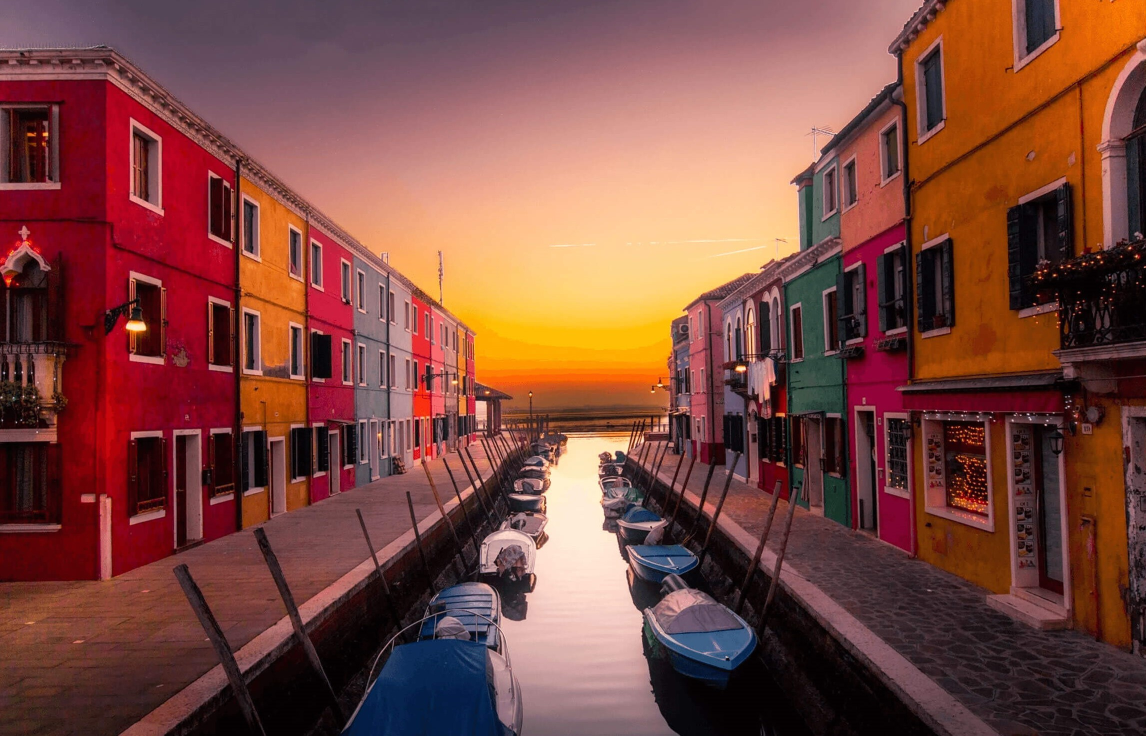
#> input picture labcycle 1 complete/color.jpg, 2291 x 1471 px, found by its file name (shown at 1/2 size)
$ jupyter execute labcycle1.ipynb
#> lines starting #> are read from the running program, lines starting #| are printed output that depends on the picture; after the words box and inside, x2 and y2 are one past the last pixel; in counts of white or black regions, pixels touching at a corner belong together
[cell 1]
# Q1  import the open cv model load display save image and get image dimensions
import cv2

# Load the image
image = cv2.imread(r'C:\Users\2002a\Downloads\color.jpg')
#> image is the input picture: shape (1471, 2291, 3); mean B, G, R 63.6, 72.6, 124

# Check if image is loaded successfully
if image is None:
    print("Error: Unable to load image.")
else:
    print("heyy successfully loaded the image.")
    # Get image dimensions
    height, width, channels = image.shape
    print("Image dimensions (Height x Width x Channels):", height, "x", width, "x", channels)
#| Image dimensions (Height x Width x Channels): 1471 x 2291 x 3

    # Resize image for display
    display_width = 400
    display_height = 300
    resized_image = cv2.resize(image, (display_width, display_height))
    print("image saved at the root directory")
    cv2.imwrite('example_resized.jpg', resized_image)
    # Display the image
    cv2.imshow('Image', resized_image)

    # Save the image


    # Wait for any key to be pressed to close the window
    cv2.waitKey(0)
    cv2.destroyAllWindows()

[cell 2]
# Q2 Convert a color image to grayscale See the change in dimensions between gray scale and color images.
import cv2
import numpy as np

# Load the color image
color_image = cv2.imread(r'C:\Users\2002a\Downloads\color.jpg')

# Check if image is loaded successfully
if color_image is None:
    print("Error: Unable to load image.")
else:
    # Convert color image to grayscale
    gray_image = cv2.cvtColor(color_image, cv2.COLOR_BGR2GRAY)

    # Resize images for display
    display_width = 400
    display_height = 300
    color_resized = cv2.resize(color_image, (display_width, display_height))
    gray_resized = cv2.resize(gray_image, (display_width, display_height))

    # Create windows to display images
    cv2.namedWindow('Color Image', cv2.WINDOW_NORMAL)
    cv2.resizeWindow('Color Image', display_width, display_height)
    cv2.namedWindow('Grayscale Image', cv2.WINDOW_NORMAL)
    cv2.resizeWindow('Grayscale Image', display_width, display_height)

    # Display the images
    cv2.imshow('Color Image', color_resized)
    cv2.imshow('Grayscale Image', gray_resized)

    # Print image dimensions
    color_height, color_width, color_channels = color_image.shape
    gray_height, gray_width = gray_image.shape
    print("Color Image Dimensions (Height x Width x Channels):", color_height, "x", color_width, "x", color_channels)
#| Color Image Dimensions (Height x Width x Channels): 1471 x 2291 x 3
    print("Grayscale Image Dimensions (Height x Width):", gray_height, "x", gray_width)
#| Grayscale Image Dimensions (Height x Width): 1471 x 2291

    # Wait for any key to be pressed to close the windows
    cv2.waitKey(0)
    cv2.destroyAllWindows()

[cell 3]
# Q3 View the individual channels of an RGB image.
import cv2
import numpy as np

# Load the color image
color_image = cv2.imread(r'C:\Users\2002a\Downloads\color.jpg')

# Check if image is loaded successfully
if color_image is None:
    print("Error: Unable to load image.")
else:
    # Split the image into its RGB channels
    blue_channel, green_channel, red_channel = cv2.split(color_image)

    # Create blank channel
    blank_channel = np.zeros_like(blue_channel)

    # Merge channels to create images representing each color channel
    blue_image = cv2.merge([blue_channel, blank_channel, blank_channel])
    green_image = cv2.merge([blank_channel, green_channel, blank_channel])
    red_image = cv2.merge([blank_channel, blank_channel, red_channel])

    # Create windows to display images
    cv2.namedWindow('Color Image', cv2.WINDOW_NORMAL)
    cv2.namedWindow('Blue Channel', cv2.WINDOW_NORMAL)
    cv2.namedWindow('Green Channel', cv2.WINDOW_NORMAL)
    cv2.namedWindow('Red Channel', cv2.WINDOW_NORMAL)

    # Resize windows for better display
    display_width = 400
    display_height = 400
    cv2.resizeWindow('Color Image', display_width, display_height)
    cv2.resizeWindow('Blue Channel', display_width, display_height)
    cv2.resizeWindow('Green Channel', display_width, display_height)
    cv2.resizeWindow('Red Channel', display_width, display_height)

    # Display the images
    cv2.imshow('Color Image', color_image)
    cv2.imshow('Blue Channel', blue_image)
    cv2.imshow('Green Channel', green_image)
    cv2.imshow('Red Channel', red_image)


    # Wait for any key to be pressed to close the windows
    cv2.waitKey(0)
    cv2.destroyAllWindows()

[cell 4]
#Q4 Perform image translations, rotations, flipping
import cv2
import numpy as np
import matplotlib.pyplot as plt

# Load the image
image = cv2.imread(r'C:\Users\2002a\Downloads\color.jpg')

# Translation
rows, cols = image.shape[:2]
translation_matrix = np.float32([[1, 0, 50], [0, 1, 30]])  # Translate 50 pixels to the right and 30 pixels down
translated_image = cv2.warpAffine(image, translation_matrix, (cols, rows))

# Rotation
rotation_matrix_left = cv2.getRotationMatrix2D((cols / 2, rows / 2), 90, 1)
rotated_image_left = cv2.warpAffine(image, rotation_matrix_left, (cols, rows))

rotation_matrix_right = cv2.getRotationMatrix2D((cols / 2, rows / 2), -90, 1)
rotated_image_right = cv2.warpAffine(image, rotation_matrix_right, (cols, rows))

rotation_matrix_top = cv2.getRotationMatrix2D((cols / 2, rows / 2), 180, 1)
rotated_image_top = cv2.warpAffine(image, rotation_matrix_top, (cols, rows))

rotated_image_bottom = image

# Flipping
horizontal_flip = cv2.flip(image, 1)
vertical_flip = cv2.flip(image, 0)
both_flip = cv2.flip(image, -1)

# Display the images
plt.imshow(cv2.cvtColor(image, cv2.COLOR_BGR2RGB))
plt.title('Original Image')
plt.show()

plt.imshow(cv2.cvtColor(translated_image, cv2.COLOR_BGR2RGB))
plt.title('Translated Image')
plt.show()

plt.imshow(cv2.cvtColor(rotated_image_left, cv2.COLOR_BGR2RGB))
plt.title('Rotated Image Right')
plt.show()

plt.imshow(cv2.cvtColor(rotated_image_right, cv2.COLOR_BGR2RGB))
plt.title('Rotated Image Lefft')
plt.show()

plt.imshow(cv2.cvtColor(rotated_image_top, cv2.COLOR_BGR2RGB))
plt.title('Rotated Image Top')
plt.show()

plt.imshow(cv2.cvtColor(rotated_image_bottom, cv2.COLOR_BGR2RGB))
plt.title('Rotated Image Bottom')
plt.show()

plt.imshow(cv2.cvtColor(horizontal_flip, cv2.COLOR_BGR2RGB))
plt.title('Horizontal Flip')
plt.show()

plt.imshow(cv2.cvtColor(vertical_flip, cv2.COLOR_BGR2RGB))
plt.title('Vertical Flip')
plt.show()

plt.imshow(cv2.cvtColor(both_flip, cv2.COLOR_BGR2RGB))
plt.title('Both Flip')
plt.show()

[cell 5]
#Q5 Resize and scale images. Perform Cropping on images.
import cv2
import numpy as np

# Load the color image
image_path = r'C:\Users\2002a\Downloads\color.jpg'
color_image = cv2.imread(image_path)

# Check if image is loaded successfully
if color_image is None:
    print("Error: Unable to load image.")
else:
    # Resize the image
    resize_width = 300
    resize_height = 400
    resized_image = cv2.resize(color_image, (resize_width, resize_height))
#> resized_image: shape (400, 300, 3)

    # Scale the image (example: scaling by a factor of 0.5)
    scale_factor = 0.5
    scaled_image = cv2.resize(color_image, None, fx=scale_factor, fy=scale_factor, interpolation=cv2.INTER_LINEAR)

    # Crop the image (example: crop a 100x100 region from the top-left corner)
    crop_x = 100
    crop_y = 100
    cropped_image = color_image[0:crop_y, 0:crop_x]

    # Save resized, scaled, and cropped images in the same directory
    resized_image_path = r'C:\Users\2002a\Downloads\resized_image.jpg'
    scaled_image_path = r'C:\Users\2002a\Downloads\scaled_image.jpg'
    cropped_image_path = r'C:\Users\2002a\Downloads\cropped_image.jpg'

    cv2.imwrite(resized_image_path, resized_image)
    cv2.imwrite(scaled_image_path, scaled_image)
    cv2.imwrite(cropped_image_path, cropped_image)

    # Create windows to display images
    cv2.namedWindow('Original Image', cv2.WINDOW_NORMAL)
    cv2.namedWindow('Resized Image', cv2.WINDOW_NORMAL)
    cv2.namedWindow('Scaled Image', cv2.WINDOW_NORMAL)
    cv2.namedWindow('Cropped Image', cv2.WINDOW_NORMAL)

    # Resize windows to the specified size (400x300)
    display_width = 400
    display_height = 300
    cv2.resizeWindow('Original Image', display_width, display_height)
    cv2.resizeWindow('Resized Image', display_width, display_height)
    cv2.resizeWindow('Scaled Image', display_width, display_height)
    cv2.resizeWindow('Cropped Image', display_width, display_height)

    # Display the images
    cv2.imshow('Original Image', color_image)
    cv2.imshow('Resized Image', resized_image)
    cv2.imshow('Scaled Image', scaled_image)
    cv2.imshow('Cropped Image', cropped_image)

    # Print image dimensions
    print("Original Image Dimensions:", color_image.shape)
#| Original Image Dimensions: (1471, 2291, 3)
    print("Resized Image Dimensions:", resized_image.shape)
#| Resized Image Dimensions: (400, 300, 3)
    print("Scaled Image Dimensions:", scaled_image.shape)
#| Scaled Image Dimensions: (736, 1146, 3)
    print("Cropped Image Dimensions:", cropped_image.shape)
#| Cropped Image Dimensions: (100, 100, 3)

    # Wait for any key to be pressed to close the windows
    cv2.waitKey(0)
    cv2.destroyAllWindows()

[cell 6]
#Q6 convert a gray scale image into binary image without using built-in functions?
import cv2
import numpy as np

# Load the color image
image_path = r'C:\Users\2002a\Downloads\color.jpg'
color_image = cv2.imread(image_path)

# Check if image is loaded successfully
if color_image is None:
    print("Error: Unable to load image.")
else:
    # Convert the color image to grayscale
    gray_image = cv2.cvtColor(color_image, cv2.COLOR_BGR2GRAY)

    # Create a binary image with the same dimensions as the grayscale image
    binary_image = np.zeros_like(gray_image)

    # Define the threshold value
    threshold = 128

    # Iterate over each pixel and apply the threshold
    for i in range(gray_image.shape[0]):
        for j in range(gray_image.shape[1]):
            if gray_image[i, j] > threshold:
                binary_image[i, j] = 255
            else:
                binary_image[i, j] = 0
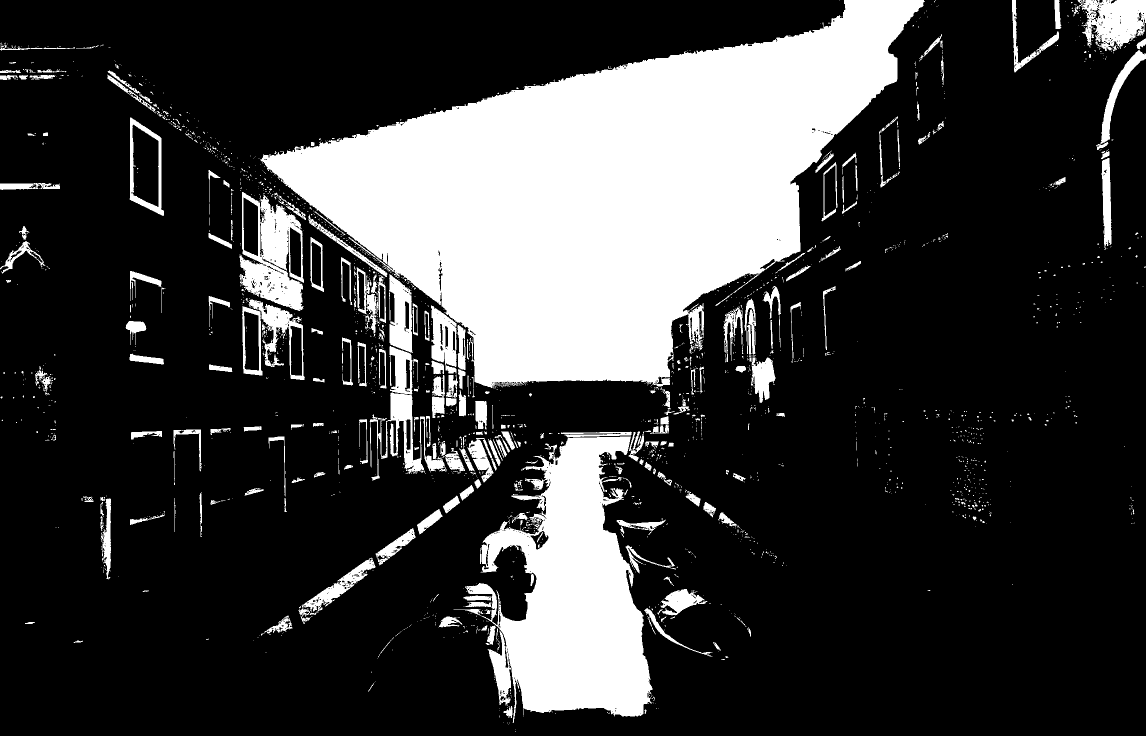
#> binary_image: shape (1471, 2291) (shown at 1/2 size); 22.9% white; 2208 white regions (1901 under 20 px), largest, box (x1, y1, x2, y2) and area: (520, 0, 1850, 776) 508847, (907, 873, 1305, 1446) 117710, (479, 384, 608, 622) 16505

    # Resize images for display
    display_width = 400
    display_height = 300
    color_resized = cv2.resize(color_image, (display_width, display_height))
    gray_resized = cv2.resize(gray_image, (display_width, display_height))
    binary_resized = cv2.resize(binary_image, (display_width, display_height))

    # Create windows to display images
    cv2.namedWindow('Color Image', cv2.WINDOW_NORMAL)
    cv2.namedWindow('Grayscale Image', cv2.WINDOW_NORMAL)
    cv2.namedWindow('Binary Image', cv2.WINDOW_NORMAL)

    # Resize windows to the specified size (400x300)
    cv2.resizeWindow('Color Image', display_width, display_height)
    cv2.resizeWindow('Grayscale Image', display_width, display_height)
    cv2.resizeWindow('Binary Image', display_width, display_height)

    # Display the images
    cv2.imshow('Color Image', color_resized)
    cv2.imshow('Grayscale Image', gray_resized)
    cv2.imshow('Binary Image', binary_resized)


    # Wait for any key to be pressed to close the windows
    cv2.waitKey(0)
    cv2.destroyAllWindows()

[cell 7]
#Q7 Find the complement of a grayscale image and color imager
import cv2
import numpy as np

# Load the color image
image_path = r'C:\Users\2002a\Downloads\color.jpg'
color_image = cv2.imread(image_path)

# Check if image is loaded successfully
if color_image is None:
    print("Error: Unable to load image.")
else:
    # Convert the color image to grayscale
    gray_image = cv2.cvtColor(color_image, cv2.COLOR_BGR2GRAY)

    # Find the complement of the grayscale image
    gray_complement = 255 - gray_image

    # Find the complement of the color image
    color_complement = 255 - color_image

    # Resize images for display
    display_width = 400
    display_height = 300
    color_resized = cv2.resize(color_image, (display_width, display_height))
    gray_resized = cv2.resize(gray_image, (display_width, display_height))
    gray_complement_resized = cv2.resize(gray_complement, (display_width, display_height))
    color_complement_resized = cv2.resize(color_complement, (display_width, display_height))
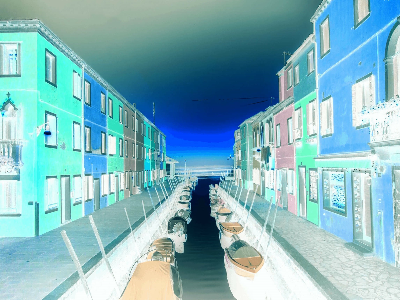
#> color_complement_resized: shape (300, 400, 3); mean B, G, R 191.3, 182.3, 130.8

    # Save the complemented images in the same directory
    gray_complement_path = r'C:\Users\2002a\Downloads\gray_complement.jpg'
    color_complement_path = r'C:\Users\2002a\Downloads\color_complement.jpg'
    cv2.imwrite(gray_complement_path, gray_complement)
    cv2.imwrite(color_complement_path, color_complement)

    # Create windows to display images
    cv2.namedWindow('Original Color Image', cv2.WINDOW_NORMAL)
    cv2.namedWindow('Original Grayscale Image', cv2.WINDOW_NORMAL)
    cv2.namedWindow('Complement Grayscale Image', cv2.WINDOW_NORMAL)
    cv2.namedWindow('Complement Color Image', cv2.WINDOW_NORMAL)

    # Resize windows to the specified size (400x300)
    cv2.resizeWindow('Original Color Image', display_width, display_height)
    cv2.resizeWindow('Original Grayscale Image', display_width, display_height)
    cv2.resizeWindow('Complement Grayscale Image', display_width, display_height)
    cv2.resizeWindow('Complement Color Image', display_width, display_height)

    # Display the images
    cv2.imshow('Original Color Image', color_resized)
    cv2.imshow('Original Grayscale Image', gray_resized)
    cv2.imshow('Complement Grayscale Image', gray_complement_resized)
    cv2.imshow('Complement Color Image', color_complement_resized)

    # Print image dimensions
    print("Color Image Dimensions:", color_image.shape)
#| Color Image Dimensions: (1471, 2291, 3)
    print("Grayscale Image Dimensions:", gray_image.shape)
#| Grayscale Image Dimensions: (1471, 2291)
    print("Complement Grayscale Image Dimensions:", gray_complement.shape)
#| Complement Grayscale Image Dimensions: (1471, 2291)
    print("Complement Color Image Dimensions:", color_complement.shape)
#| Complement Color Image Dimensions: (1471, 2291, 3)

    # Wait for any key to be pressed to close the windows
    cv2.waitKey(0)
    cv2.destroyAllWindows()

[cell 8]
#Q8 Manipulate colour spaces such as RGB, HSV ,LAB
import cv2
import numpy as np

# Load the color image
image_path = r'C:\Users\2002a\Downloads\color.jpg'
color_image = cv2.imread(image_path)

# Check if image is loaded successfully
if color_image is None:
    print("Error: Unable to load image.")
else:
    # Resize image for display
    display_width = 400
    display_height = 300
    resized_image = cv2.resize(color_image, (display_width, display_height))

    # Manipulate the RGB image by adding a constant value to each channel
    rgb_shift = np.array([20, 30, 10])
    rgb_result_image = np.clip(color_image.astype(int) + rgb_shift, 0, 255).astype(np.uint8)
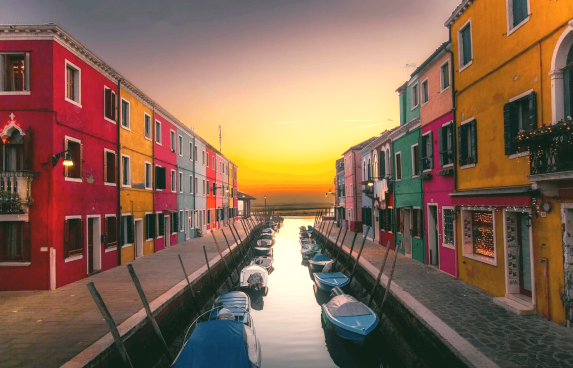
#> rgb_result_image: shape (1471, 2291, 3) (shown at 1/4 size); mean B, G, R 83.6, 102.5, 133.3

    # Convert the color image to HSV
    hsv_image = cv2.cvtColor(color_image, cv2.COLOR_BGR2HSV)
#> hsv_image: shape (1471, 2291, 3); mean H, S, V 97.2, 142.2, 125.7

    # Manipulate the Hue channel by adding a constant value
    hue_shift = 20
    hsv_image[:, :, 0] = (hsv_image[:, :, 0] + hue_shift) % 180
#> hsv_image: shape (1471, 2291, 3); mean H, S, V 34.3, 142.2, 125.7

    # Convert the color image to LAB
    lab_image = cv2.cvtColor(color_image, cv2.COLOR_BGR2LAB)
#> lab_image: shape (1471, 2291, 3); mean of channels 0, 1, 2 93.8, 148.3, 142.6

    # Manipulate the a* channel by subtracting a constant value
    a_shift = 20
    lab_image[:, :, 1] = np.clip(lab_image[:, :, 1] - a_shift, 0, 255)
#> lab_image: shape (1471, 2291, 3); mean of channels 0, 1, 2 93.8, 128.3, 142.6

    # Convert back to BGR for display
    hsv_result_image = cv2.cvtColor(hsv_image, cv2.COLOR_HSV2BGR)
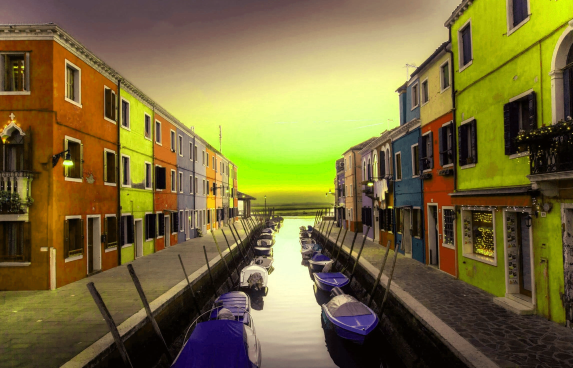
#> hsv_result_image: shape (1471, 2291, 3) (shown at 1/4 size); mean B, G, R 58.5, 107.7, 120.6
    lab_result_image = cv2.cvtColor(lab_image, cv2.COLOR_LAB2BGR)
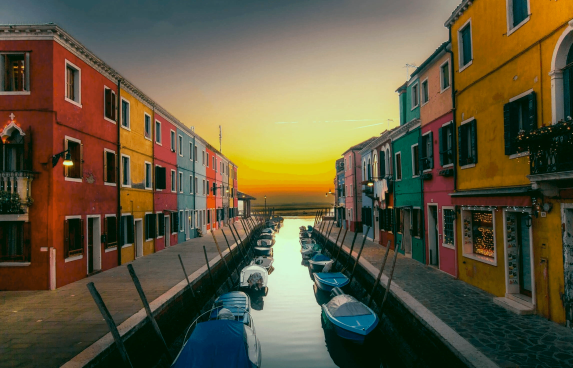
#> lab_result_image: shape (1471, 2291, 3) (shown at 1/4 size); mean B, G, R 62.3, 87.7, 96.2

    # Create windows to display images
    cv2.namedWindow('Original Image', cv2.WINDOW_NORMAL)
    cv2.namedWindow('RGB Manipulated Image', cv2.WINDOW_NORMAL)
    cv2.namedWindow('HSV Manipulated Image', cv2.WINDOW_NORMAL)
    cv2.namedWindow('LAB Manipulated Image', cv2.WINDOW_NORMAL)

    # Resize windows for better display
    cv2.resizeWindow('Original Image', display_width, display_height)
    cv2.resizeWindow('RGB Manipulated Image', display_width, display_height)
    cv2.resizeWindow('HSV Manipulated Image', display_width, display_height)
    cv2.resizeWindow('LAB Manipulated Image', display_width, display_height)

    # Display the images
    cv2.imshow('Original Image', resized_image)
    cv2.imshow('RGB Manipulated Image', rgb_result_image)
    cv2.imshow('HSV Manipulated Image', hsv_result_image)
    cv2.imshow('LAB Manipulated Image', lab_result_image)

    # Wait for any key to be pressed to close the windows
    cv2.waitKey(0)
    cv2.destroyAllWindows()

[cell 9]
#Q9 Split and merge color channels in open cv
import cv2
import numpy as np

# Load the image
image_path = r'C:\Users\2002a\Downloads\kk.png'
image = cv2.imread(image_path)
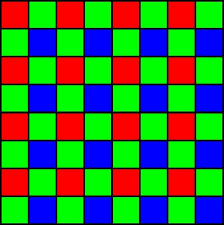
#> input picture labcycle 1 complete/kk.png, 224 x 225 px, found by its file name
#> image is the input picture: shape (225, 224, 3); mean B, G, R 58, 111.6, 57.5

# Resize the image to 400x300
image = cv2.resize(image, (400, 300))
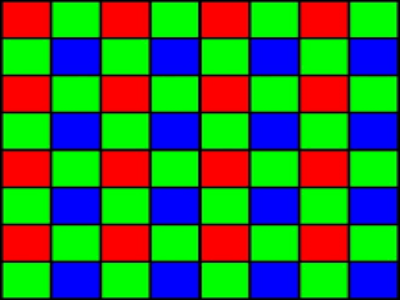
#> image: shape (300, 400, 3); mean B, G, R 58, 111.7, 57.5

# Split the image into its BGR channels
blue, green, red = cv2.split(image)
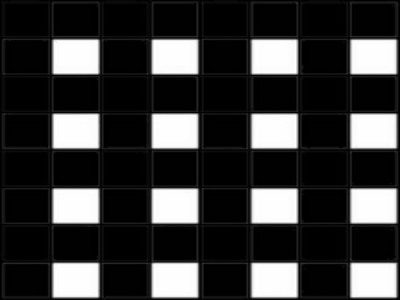
#> blue: shape (300, 400); min 0, max 254, mean 58

# Create binary masks for each color channel
threshold = 100  # Adjust this threshold to control what is considered as each color
red_mask = (red > threshold).astype(np.uint8) * 255
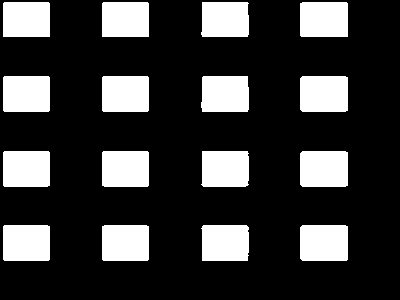
#> red_mask: shape (300, 400); 22.4% white; 16 white regions, largest, box (x1, y1, x2, y2) and area: (300, 225, 348, 261) 1719, (300, 76, 348, 112) 1718, (300, 151, 348, 187) 1718
green_mask = (green > threshold).astype(np.uint8) * 255
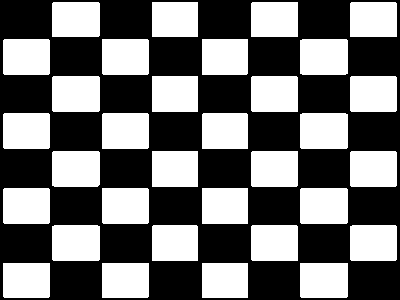
#> green_mask: shape (300, 400); 44.7% white; 32 white regions, largest, box (x1, y1, x2, y2) and area: (52, 76, 100, 112) 1724, (300, 188, 348, 224) 1724, (300, 113, 348, 149) 1722
blue_mask = (blue > threshold).astype(np.uint8) * 255

# Display only the areas corresponding to each color
red_area_only = cv2.bitwise_and(image, image, mask=red_mask)
green_area_only = cv2.bitwise_and(image, image, mask=green_mask)
blue_area_only = cv2.bitwise_and(image, image, mask=blue_mask)

# Show red areas in red color, green areas in green color, and blue areas in blue color
cv2.imshow('orignl image', image)
cv2.imshow('Red Areas', red_area_only)
cv2.imshow('Green Areas', green_area_only)
cv2.imshow('Blue Areas', blue_area_only)
cv2.waitKey(0)
cv2.destroyAllWindows()
